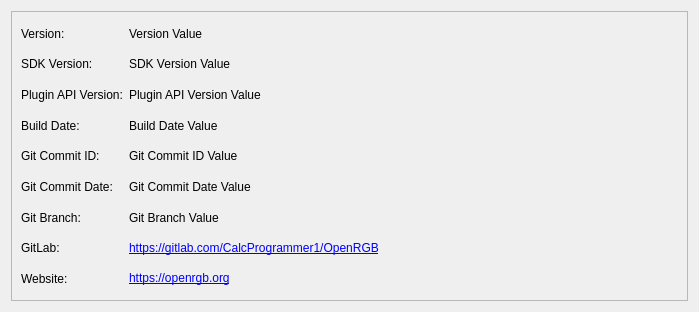
<?xml version="1.0" encoding="UTF-8"?>
<ui version="4.0">
 <class>OpenRGBSoftwareInfoPageUi</class>
 <widget class="QFrame" name="OpenRGBSoftwareInfoPageUi">
  <property name="geometry">
   <rect>
    <x>0</x>
    <y>0</y>
    <width>699</width>
    <height>312</height>
   </rect>
  </property>
  <property name="windowTitle">
   <string>Software info page</string>
  </property>
  <property name="autoFillBackground">
   <bool>false</bool>
  </property>
  <property name="frameShape">
   <enum>QFrame::NoFrame</enum>
  </property>
  <property name="frameShadow">
   <enum>QFrame::Sunken</enum>
  </property>
  <layout class="QGridLayout" name="gridLayout" columnstretch="0">
   <item row="0" column="0">
    <widget class="QFrame" name="SoftwareInfoFrame">
     <property name="autoFillBackground">
      <bool>true</bool>
     </property>
     <property name="frameShape">
      <enum>QFrame::StyledPanel</enum>
     </property>
     <property name="frameShadow">
      <enum>QFrame::Sunken</enum>
     </property>
     <layout class="QGridLayout" name="gridLayout_2" columnstretch="0,1">
      <item row="7" column="1">
       <widget class="QLabel" name="GitlabLinkValue">
        <property name="text">
         <string>&lt;a href=&quot;https://gitlab.com/CalcProgrammer1/OpenRGB&quot;&gt;https://gitlab.com/CalcProgrammer1/OpenRGB&lt;/a&gt;</string>
        </property>
        <property name="textFormat">
         <enum>Qt::RichText</enum>
        </property>
        <property name="openExternalLinks">
         <bool>true</bool>
        </property>
       </widget>
      </item>
      <item row="4" column="1">
       <widget class="QLabel" name="GitCommitIDValue">
        <property name="text">
         <string notr="true">Git Commit ID Value</string>
        </property>
        <property name="textInteractionFlags">
         <set>Qt::TextSelectableByKeyboard|Qt::TextSelectableByMouse</set>
        </property>
       </widget>
      </item>
      <item row="4" column="0">
       <widget class="QLabel" name="GitCommitIDLabel">
        <property name="text">
         <string>Git Commit ID:</string>
        </property>
       </widget>
      </item>
      <item row="8" column="1">
       <widget class="QLabel" name="WebsiteLinkValue">
        <property name="text">
         <string>&lt;a href=&quot;https://openrgb.org&quot;&gt;https://openrgb.org&lt;/a&gt;</string>
        </property>
        <property name="textFormat">
         <enum>Qt::RichText</enum>
        </property>
        <property name="openExternalLinks">
         <bool>true</bool>
        </property>
       </widget>
      </item>
      <item row="7" column="0">
       <widget class="QLabel" name="GitlabLinkLabel">
        <property name="text">
         <string>GitLab:</string>
        </property>
       </widget>
      </item>
      <item row="6" column="0">
       <widget class="QLabel" name="GitBranchLabel">
        <property name="text">
         <string>Git Branch:</string>
        </property>
       </widget>
      </item>
      <item row="3" column="1">
       <widget class="QLabel" name="BuildDateValue">
        <property name="text">
         <string notr="true">Build Date Value</string>
        </property>
       </widget>
      </item>
      <item row="6" column="1">
       <widget class="QLabel" name="GitBranchValue">
        <property name="text">
         <string notr="true">Git Branch Value</string>
        </property>
       </widget>
      </item>
      <item row="8" column="0">
       <widget class="QLabel" name="WebsiteLinkLabel">
        <property name="text">
         <string>Website:</string>
        </property>
       </widget>
      </item>
      <item row="5" column="1">
       <widget class="QLabel" name="GitCommitDateValue">
        <property name="text">
         <string notr="true">Git Commit Date Value</string>
        </property>
       </widget>
      </item>
      <item row="1" column="0">
       <widget class="QLabel" name="SDKVersionLabel">
        <property name="text">
         <string>SDK Version:</string>
        </property>
       </widget>
      </item>
      <item row="0" column="0">
       <widget class="QLabel" name="VersionLabel">
        <property name="text">
         <string>Version:</string>
        </property>
       </widget>
      </item>
      <item row="5" column="0">
       <widget class="QLabel" name="GitCommitDateLabel">
        <property name="text">
         <string>Git Commit Date:</string>
        </property>
       </widget>
      </item>
      <item row="0" column="1">
       <widget class="QLabel" name="VersionValue">
        <property name="text">
         <string notr="true">Version Value</string>
        </property>
       </widget>
      </item>
      <item row="3" column="0">
       <widget class="QLabel" name="BuildDateLabel">
        <property name="text">
         <string>Build Date:</string>
        </property>
       </widget>
      </item>
      <item row="2" column="0">
       <widget class="QLabel" name="PluginAPIVersionLabel">
        <property name="text">
         <string>Plugin API Version:</string>
        </property>
       </widget>
      </item>
      <item row="1" column="1">
       <widget class="QLabel" name="SDKVersionValue">
        <property name="text">
         <string notr="true">SDK Version Value</string>
        </property>
       </widget>
      </item>
      <item row="2" column="1">
       <widget class="QLabel" name="PluginAPIVersionValue">
        <property name="text">
         <string notr="true">Plugin API Version Value</string>
        </property>
       </widget>
      </item>
     </layout>
    </widget>
   </item>
  </layout>
 </widget>
 <resources/>
 <connections/>
</ui>
